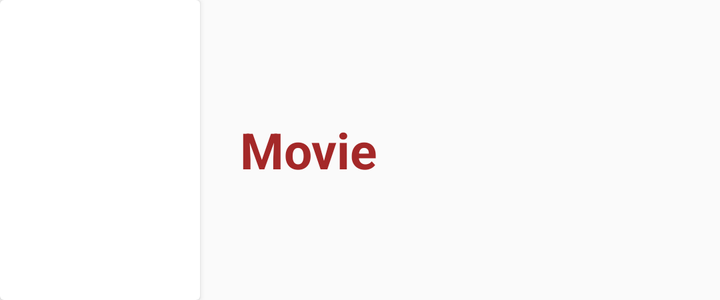
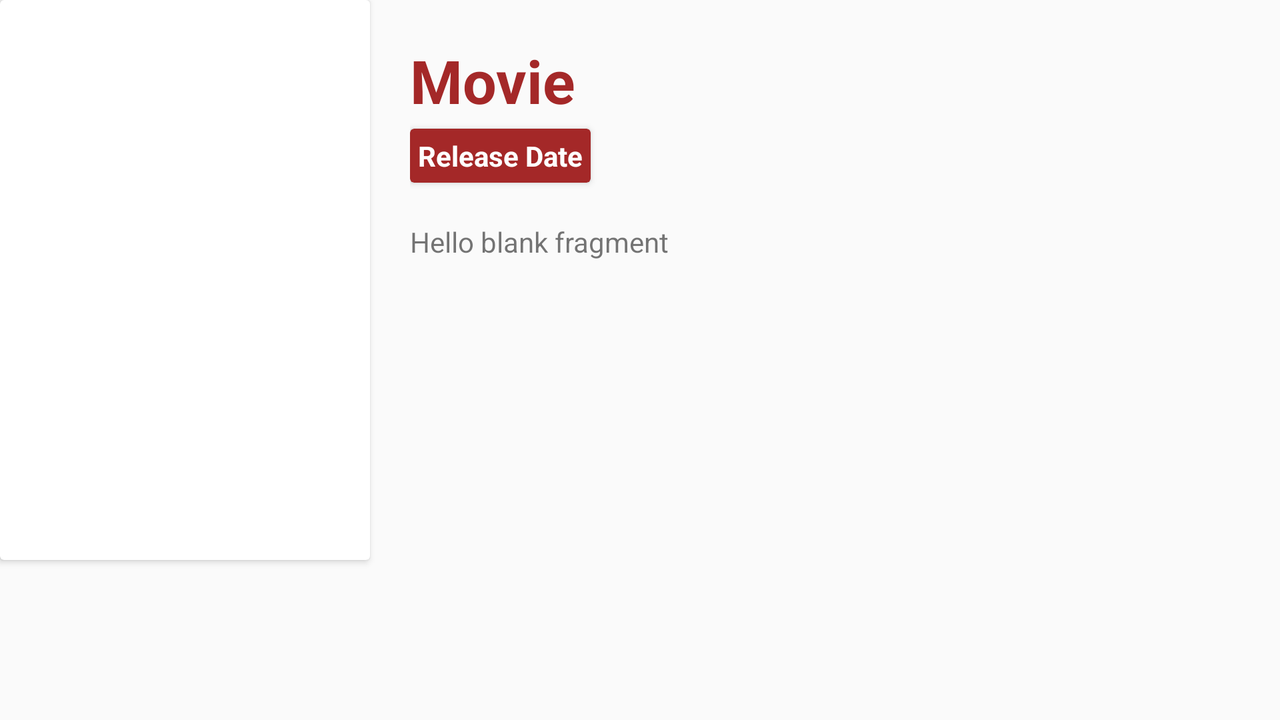

The same Android screen from two of the app's own layout files: first res/layout/ as a phone draws it, then the repository's variant for another configuration, drawn on a device whose configuration selects that folder. Both files follow.
<!-- AndroidManifest.xml: application theme AppTheme.NoActionBar -->
<!-- res/layout/list_favorites.xml -->
<?xml version="1.0" encoding="utf-8"?>
<LinearLayout xmlns:android="http://schemas.android.com/apk/res/android"
    xmlns:app="http://schemas.android.com/apk/res-auto"
    android:layout_width="match_parent"
    android:layout_height="wrap_content"
    android:layout_gravity="center_horizontal"
    android:orientation="horizontal">

    <android.support.v7.widget.CardView
        android:id="@+id/cvMovies"
        android:layout_width="wrap_content"
        android:layout_height="wrap_content">

        <ImageView
            android:id="@+id/ivMovies"
            android:layout_width="100dp"
            android:layout_height="150dp" />
    </android.support.v7.widget.CardView>

    <RelativeLayout
        android:layout_width="wrap_content"
        android:layout_height="wrap_content"
        android:layout_gravity="center_vertical"
        android:layout_margin="@dimen/dimen_20">

        <TextView
            android:id="@+id/tvMovies"
            android:layout_width="wrap_content"
            android:layout_height="wrap_content"
            android:text="@string/movie_string"
            android:textColor="@color/colorPrimary"
            android:textSize="@dimen/textSizeSubTitle"
            android:textStyle="bold" />


    </RelativeLayout>

</LinearLayout>
<!-- resources referenced by this layout -->
<resources>
  <color name="colorPrimary">#a42828</color>
  <dimen name="dimen_20">20dp</dimen>
  <dimen name="textSizeSubTitle">25sp</dimen>
  <string name="movie_string">Movie</string>
  <style name="AppTheme.NoActionBar">
          <item name="windowActionBar">false</item>
          <item name="windowNoTitle">true</item>
      </style>
</resources>
<!-- res/layout-land/list_favorites.xml (the repository's variant of the layout above) -->
<!-- drawn on the phone turned sideways -->
<?xml version="1.0" encoding="utf-8"?>
<LinearLayout xmlns:android="http://schemas.android.com/apk/res/android"
    xmlns:app="http://schemas.android.com/apk/res-auto"
    android:layout_width="match_parent"
    android:layout_height="match_parent"
    android:layout_gravity="center_horizontal"
    android:orientation="horizontal">

    <android.support.v7.widget.CardView
        android:id="@+id/cvMovies"
        android:layout_width="wrap_content"
        android:layout_height="wrap_content">

        <ImageView
            android:id="@+id/ivMovies"
            android:layout_width="@dimen/posterMediumWidth"
            android:layout_height="@dimen/posterMediumHeight" />
    </android.support.v7.widget.CardView>

    <RelativeLayout
        android:layout_width="wrap_content"
        android:layout_height="wrap_content"
        android:layout_margin="@dimen/dimen_20">

        <TextView
            android:id="@+id/tvMovies"
            android:layout_width="wrap_content"
            android:layout_height="wrap_content"
            android:text="@string/movie_string"
            android:textColor="@color/colorPrimary"
            android:textSize="@dimen/textSizeTitle"
            android:textStyle="bold" />

        <android.support.v7.widget.CardView
            android:id="@+id/cvReleaseDate"
            android:layout_width="wrap_content"
            android:layout_height="wrap_content"
            android:layout_below="@id/tvMovies"
            android:layout_marginTop="@dimen/dimen_4"
            app:cardBackgroundColor="@color/colorPrimary">

            <TextView
                android:id="@+id/tvMoviesReleaseDate"
                android:layout_width="wrap_content"
                android:layout_height="wrap_content"
                android:layout_margin="@dimen/dimen_4"
                android:text="@string/release_date_string"
                android:textAlignment="center"
                android:textColor="@color/colorWhite"
                android:textSize="14sp"
                android:textStyle="bold" />
        </android.support.v7.widget.CardView>

        <TextView
            android:id="@+id/tvListOverview"
            android:layout_width="wrap_content"
            android:layout_height="wrap_content"
            android:layout_below="@id/cvReleaseDate"
            android:layout_marginTop="@dimen/dimen_20"
            android:text="@string/hello_blank_fragment" />

    </RelativeLayout>

</LinearLayout>
<!-- resources referenced by the variant -->
<!-- as the phone turned sideways resolves them -->
<resources>
  <color name="colorPrimary">#a42828</color>
  <color name="colorWhite">#fff</color>
  <dimen name="dimen_20">20dp</dimen>
  <dimen name="dimen_4">4dp</dimen>
  <dimen name="posterMediumHeight">280dp</dimen>
  <dimen name="posterMediumWidth">185dp</dimen>
  <dimen name="textSizeTitle">30sp</dimen>
  <string name="hello_blank_fragment">Hello blank fragment</string>
  <string name="movie_string">Movie</string>
  <string name="release_date_string">Release Date</string>
  <style name="AppTheme.NoActionBar">
          <item name="windowActionBar">false</item>
          <item name="windowNoTitle">true</item>
      </style>
</resources>
